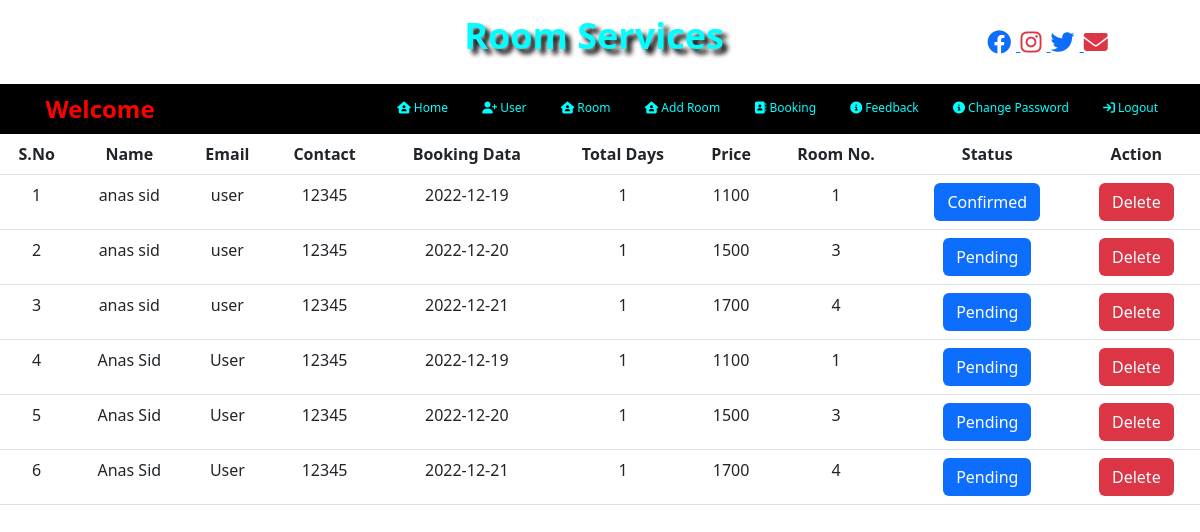
The app's page /view_booking (signed in) with its own data.
### room/models.py (models this page shows)
class Booking(models.Model):
    room_no = models.CharField(max_length=20,null=True)
    name = models.CharField(max_length=30,null=True)
    email = models.CharField(max_length=30,null=True)
    dob = models.CharField(max_length=30,null=True)
    gender = models.CharField(max_length=30,null=True)
    contact1 = models.CharField(max_length=30,null=True)
    contact2 = models.CharField(max_length=30,null=True)
    booking_date = models.CharField(max_length=30,null=True)
    total_days = models.CharField(max_length=30,null=True)
    price = models.CharField(max_length=30,null=True)
    status = models.CharField(max_length=30,null=True)

### room/views.py (the view)
# urls.py: path('view_booking',view_booking,name='view_booking'),
def view_booking(request):
    if not request.user.is_authenticated:
        return redirect('login')
    data = Booking.objects.all()
    d = {'data':data}
    return render(request,'admin/view_booking.html',d)

### room/templates/admin/view_booking.html (shortened to what this page needs)
{% include 'admin_navigation.html' %}
<table class="table text-center">
    <tr>
        <th>S.No</th>
        <th>Name</th>
        <th>Email</th>
        <th>Contact</th>
        <th>Booking Data</th>
        <th>Total Days</th>
        <th>Price</th>
        <th>Room No.</th>
        <th>Status</th>
        <th>Action</th>
    </tr>
    {% for i in data %}
    <tr>
        <td>{{forloop.counter}}</td>
        <td>{{i.name}}</td>
        <td>{{i.email}}</td>
        <td>{{i.contact1}}<br>{{i.contact2}}</td>
        <td>{{i.booking_date}}</td>
        <td>{{i.total_days}}</td>
        <td>{{i.price}}</td>
        <td>{{i.room_no}}</td>
        <td><a class="btn bg-primary text-white" href="{% url 'change_status' i.id %}">{{i.status}}</a></td>
        <td><a class="btn bg-danger text-white" href="{% url 'delete_booking' i.id %}">Delete</a></td>
    </tr>
    {% endfor %}
</table>

### records on screen
Booking: name "anas sid", email "user", contact1 "12345", booking_date "2022-12-19", total_days "1", price "1100", room_no "1", status "Confirmed"
Booking: name "anas sid", email "user", contact1 "12345", booking_date "2022-12-20", total_days "1", price "1500", room_no "3", status "Pending"
Booking: name "anas sid", email "user", contact1 "12345", booking_date "2022-12-21", total_days "1", price "1700", room_no "4", status "Pending"
Booking: name "Anas Sid", email "User", contact1 "12345", booking_date "2022-12-19", total_days "1", price "1100", room_no "1", status "Pending"
Booking: name "Anas Sid", email "User", contact1 "12345", booking_date "2022-12-20", total_days "1", price "1500", room_no "3", status "Pending"
Booking: name "Anas Sid", email "User", contact1 "12345", booking_date "2022-12-21", total_days "1", price "1700", room_no "4", status "Pending"
